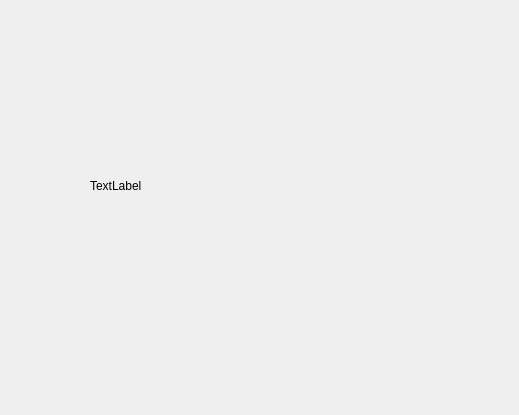
<?xml version="1.0" encoding="UTF-8"?>
<ui version="4.0">
 <class>Dialog</class>
 <widget class="QDialog" name="Dialog">
  <property name="geometry">
   <rect>
    <x>0</x>
    <y>0</y>
    <width>519</width>
    <height>415</height>
   </rect>
  </property>
  <property name="windowTitle">
   <string>Dialog</string>
  </property>
  <widget class="QLabel" name="label">
   <property name="geometry">
    <rect>
     <x>90</x>
     <y>50</y>
     <width>351</width>
     <height>271</height>
    </rect>
   </property>
   <property name="text">
    <string>TextLabel</string>
   </property>
  </widget>
 </widget>
 <resources/>
 <connections/>
</ui>
